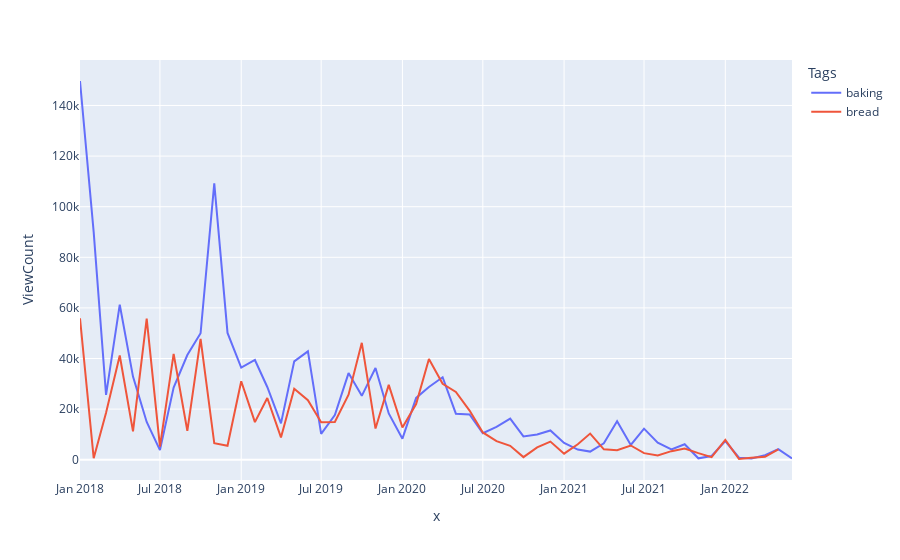

Notebook code cell kept with this figure:
### Code cell
# plot customrank
fig = px.line(
    customrank, x=customrank.index.to_timestamp(), y="ViewCount", color="Tags"
)
fig.show()
